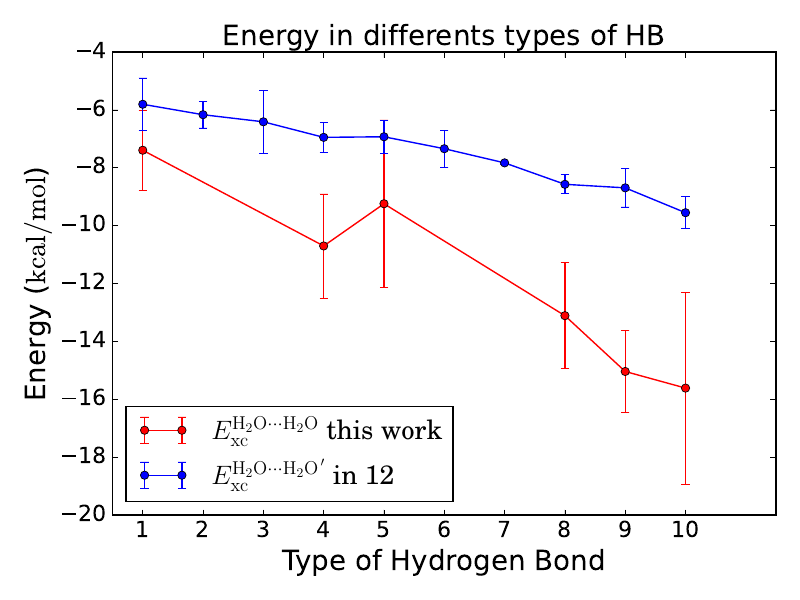

This chart was generated by the following Python code:
#!/opt/homebrew/bin/python3
import numpy as np
#### Imprimir como antes
import matplotlib as mpl
import matplotlib.pyplot as plt
import matplotlib.style
mpl.style.use('classic')
axis_font = {'size' : '20'}
from matplotlib import rcParams
rcParams.update({'font.size' : 16})
rcParams.update({'figure.autolayout' : True})

x        = []
xcint    = []
errxcint = []
cou      = []
errcou   = []
xcastor  = [1, 2, 3, 4, 5, 6, 7, 8, 9, 10]
castor20 = [-5.804, -6.165, -6.410, -6.947, -6.927, -7.340, -7.829, -8.570, -8.692, -9.551]
ecastor  = [0.912, 0.458, 1.088, 0.524, 0.575, 0.633, 0.035, 0.329, 0.660, 0.551]

archivo = open('types.dat', 'r')
for line in archivo:
    line = line.strip()
    columns = line.split()
    source = float(columns[0]), float(columns[1]), float(columns[2])
    x.append(float(columns[0]))
    xcint.append(float(columns[1]))
    errxcint.append(float(columns[2]))
archivo.close()

for i in range(len(xcint)):
    xcint[i] = xcint[i]*627.5
    errxcint[i] = errxcint[i]*627.5

fig, ax = plt.subplots()
plt.rc('text', usetex=True)
plt.rc('font', family='serif')

plt.errorbar(x, xcint, yerr=errxcint, marker='o', color='r', label=r'$E_{\mathrm{xc}}^{\mathrm{H_2O}\cdots\mathrm{H_2O}}$ this work') 
#plt.errorbar(xcastor, castor20, yerr=ecastor, marker='o', color='b', label=r'$E_{\mathrm{xc}}^{\mathrm{H_2O}\cdots\mathrm{H_2O}}$ this work')
plt.errorbar(xcastor, castor20, yerr=ecastor, marker='o', color='b', label=r'$E_{\mathrm{xc}}^{\mathrm{H_2O}\cdots\mathrm{H_2O}^{ \, \prime}}$ in 12') 
#plt.errorbar(x, cou,   yerr=errcou,  marker='o', color='r', label=r'Cou')

plt.ylabel(r'Energy ($\mathrm{kcal/mol}$)', **axis_font)
plt.xlabel(r'Type of Hydrogen Bond', **axis_font)

plt.xlim((0.5, 11.5))
#plt.ylim((-76.5, -76.0))
plt.xticks([1,2,3,4,5,6,7,8,9,10])

plt.title('Energy in differents types of HB', **axis_font)
ax.legend(loc='lower left')

plt.savefig('types.pdf')
#plt.show()
